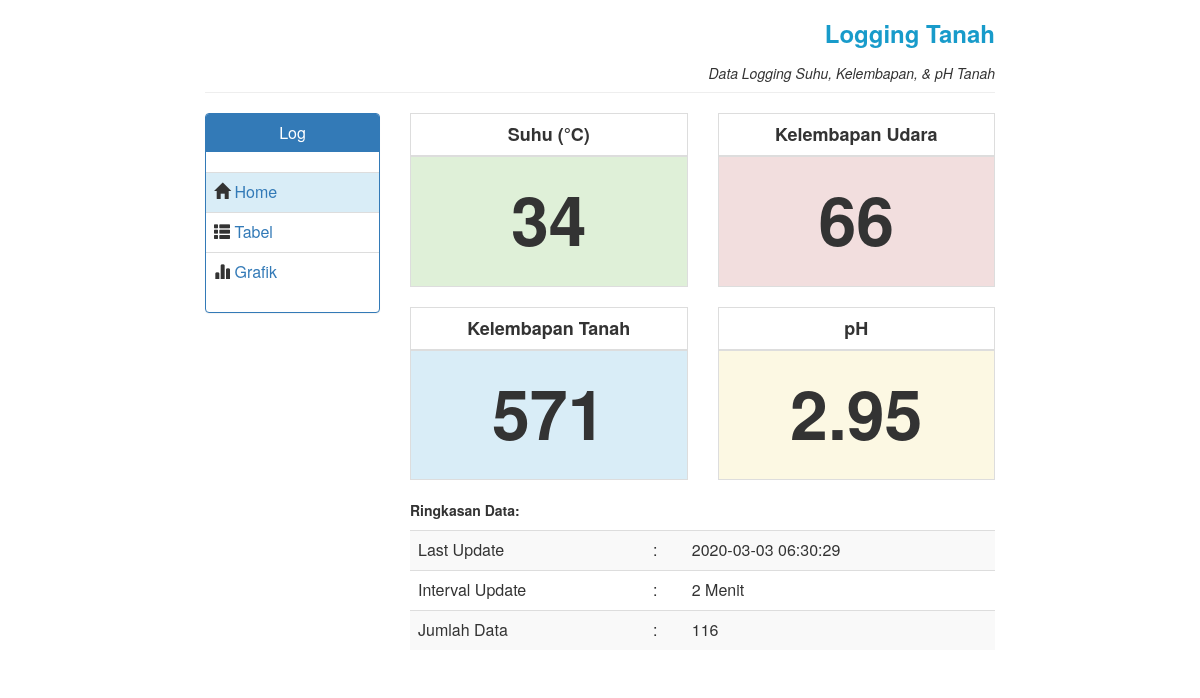
Before: /tanah/index.php with the older database file.
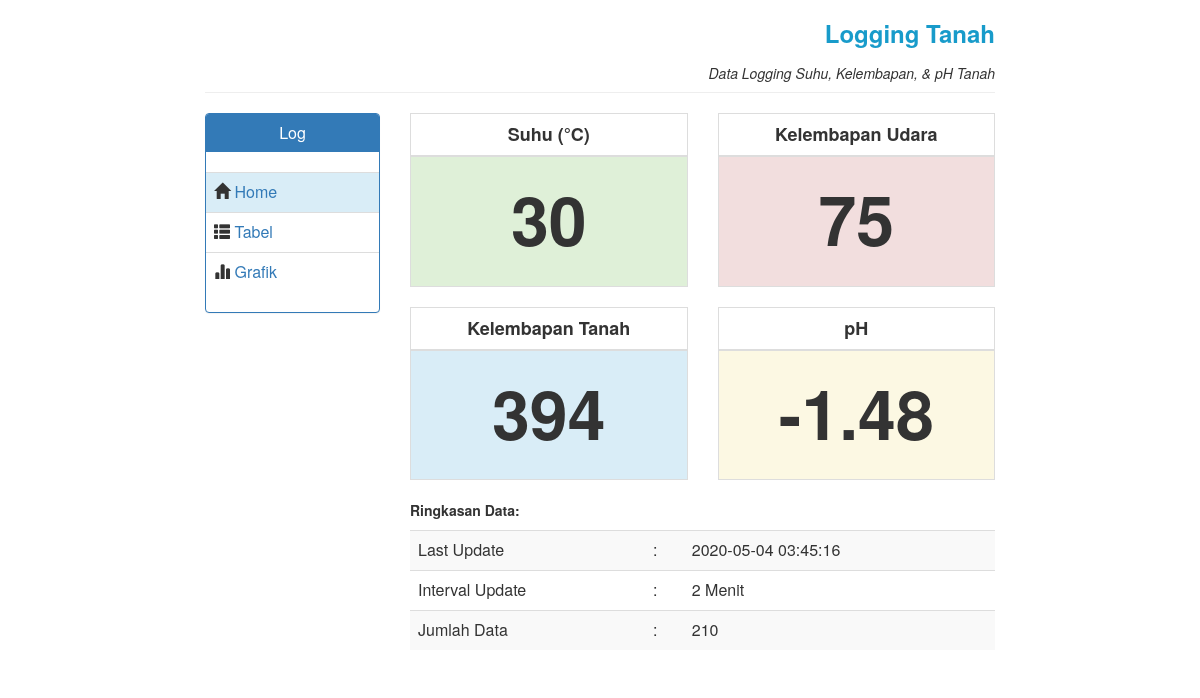
After: the same page with the newer database file.
### tables this page shows
CREATE TABLE `tanah` (
  `id` bigint(20) NOT NULL,
  `suhu` float DEFAULT NULL,
  `kelembapan_tanah` float DEFAULT NULL,
  `kelembapan_udara` float DEFAULT NULL,
  `ph` float DEFAULT NULL,
  `waktu` timestamp NULL DEFAULT CURRENT_TIMESTAMP ON UPDATE CURRENT_TIMESTAMP
);

### lib/tanah.php (called while the page is built, shortened)
<?php
include_once (__DIR__ . "/DB.php");
class Sensor{
    private $table_name='tanah';
    private $db = null;
    function __construct(){
        if ($this->db ==  null){
            $conn = new DB();
            $this->db = $conn->db;
        }
    }
    function getAll(){
        $kueri = "SELECT * FROM ".$this->table_name."";
        $hasil = $this->db->query($kueri) or die ("Error ".$this->db->connect_error);
        $data = array();
        while ($row = $hasil->fetch_assoc()){
            $data[]=$row;
        }
        return array("data"=>$data);
    }
    function getAllFilter(){
        $kueri = "SELECT * FROM ".$this->table_name." ORDER BY waktu DESC LIMIT 1";
        $hasil = $this->db->query($kueri) or die ("Error ".$this->db->connect_error);
        $data = array();
        while ($row = $hasil->fetch_assoc()){
            $data[]=$row;
        }
        return array("data"=>$data);
    }
    function getnData(){
                $kueri = "SELECT COUNT(*) AS jumlah FROM ".$this->table_name."";
                $hasil = $this->db->query($kueri) or die ("Error ".$this->db->connect_error);
                $data = array();
                while ($row = $hasil->fetch_assoc()){
                    $data[]=$row;
                }
                return array("data"=>$data);
    }
}

### lib/DB.php (called while the page is built, shortened)
<?php
class DB {
    private $host  = DB_HOST;
    private $user  = DB_USER;
    private $passwd = DB_PASSWORD;
    private $dbname    = DB_NAME;
    public $db = null;
    function __construct(){
        if ($this->db == null) {
            $conn = new mysqli($this->host,
            $this->user,
            $this->passwd,
            $this->dbname);
            if ($conn->connect_error){
                die ("Gagal melakukan koneksi
                ke MYSQL".$conn->connect_error);
            } else {
                $this->db = $conn;
            }
        }
    }
}

### tanah/index.php (the view, shortened to what this page needs)
<?php
include_once(__DIR__."/../lib/tanah.php");
$sensor = new Sensor();
$getAll=$sensor->getAll();
$getFilter=$sensor->getAllFilter();
$resultFilter = isset($getFilter['data']) ? $getFilter['data'] : [];
$getWaktu=$sensor->getnData();
$resultWaktu = isset($getWaktu['data']) ? $getWaktu['data']: [];
?>
<html>
	<head>
		<link rel="stylesheet" href="./include/css/style.css">
		<link rel="stylesheet" href="./include/css/bootstrap.css">
	</head>
	<body>
	<?php include "master/header.php" ?>
		<br>
			<div class="row">
				<div class="col-md-2 col-md-offset-2">
					<div class="panel panel-primary">
  						<div class="panel-heading">
    					<h3 class="panel-title tengah">Log</h3>
  						</div>
  						<div class="panel-body" style="padding:0px;">
						  <?php include "master/side-menu.php" ?>
  					</div>
				</div>
			</div>
			<?php
				foreach($resultFilter as $result){
					$result['suhu'];
					$result['kelembapan_udara'];
					$result['kelembapan_tanah'];
					$result['ph'];
					$result['waktu'];
				}
			?>
			<div class="col-md-3">
				<table class="table table-bordered">
					<thead>
						<td><center><p class="tebel" style="margin-top:0px; margin-bottom:0px; font-size:18px">Suhu (&degC)</p></center></td>
					</thead>
					<tr class="success">
					<td><center><p class="tebel gede" style="margin-top:5px"><?php echo "$result[suhu]";?></p></center></td>
					</tr>
				</table>
			</div>
			<div class="col-md-3">
				<table class="table table-bordered">
					<thead>
						<td><center><p class="tebel" style="margin-top:0px; margin-bottom:0px; font-size:18px">Kelembapan Udara</p></center></td>
					</thead>
					<tr class="danger">
					<td><center><p class="tebel gede" style="margin-top:5px"><?php echo "$result[kelembapan_udara]";?></p></center></td>
					</tr>
				</table>
			</div>
			<div class="col-md-3">
				<table class="table table-bordered">
					<thead>
						<td><center><p class="tebel" style="margin-top:0px; margin-bottom:0px; font-size:18px">Kelembapan Tanah</p></center></td>
					</thead>
					<tr class="info">
					<td><center><p class="tebel gede" style="margin-top:5px"><?php echo "$result[kelembapan_tanah]";?></p></center></td>
					</tr>
				</table>
			</div>
			<div class="col-md-3">
				<table class="table table-bordered">
					<thead>
						<td><center><p class="tebel" style="margin-top:0px; margin-bottom:0px; font-size:18px">pH</p></center></td>
					</thead>
					<tr class="warning">
					<td><center><p class="tebel gede" style="margin-top:5px"><?php echo "$result[ph]";?></p></center></td>
					</tr>
				</table>
			</div>
		</div>
		<div class="row">
			<div class="col-md-6 col-md-offset-4">
				<p class="tebel">Ringkasan Data:</p>
					<table class="table table-striped table-hover">
						<tr>
							<td>Last Update</td>
							<td>:</td>
							<td><?php echo "$result[waktu]";?></td>
						</tr>
						<tr>
							<td>Interval Update</td>
							<td>:</td>
							<td>2 Menit</td>
						</tr>
						<tr>
							<td>Jumlah Data</td>
							<td>:</td>
							<td>
							<?php echo $resultWaktu[0]['jumlah'];?>
							</td>
						</tr>
					</table>
			</div>
		</div>
	</body>
</html>

### tanah/master/header.php (shortened to what this page needs)
<!DOCTYPE html>
<html lang="en">
<head>
    <link rel="stylesheet" href="../include/css/style.css">
    <link rel="stylesheet" href="../include/css/bootstrap.css">
</head>
<body>
<div class="row">
			<div class="col-md-8 col-md-offset-2">
				<center><h3 style="text-align:right;" class="hijau tebel">Logging Tanah</h3></center>
			</div>
			<div class="col-md-2">
			</div>
		</div>
		<div class="row">
			<div class="col-md-8 col-md-offset-2">
				<center><h5 style="text-align:right;" class="miring">Data Logging Suhu, Kelembapan, & pH Tanah</h5></center>
				<hr style="margin-top: 0px; margin-bottom:0px">
			</div>
			<div class="col-md-2">
			</div>
</div>
</body>
</html>

### tanah/master/side-menu.php (shortened to what this page needs)
<!DOCTYPE html>
<html lang="en">
<head>
    <link rel="stylesheet" href="../include/css/style.css">
    <link rel="stylesheet" href="../include/css/bootstrap.css">
</head>
<body>
		<br>
<table class="table table-stripped table-hover" >
    <tbody>
        <tr class="info">
            <td><span class="glyphicon glyphicon-home"></span><a href="./index.php" style="text-decoration:none;"> Home</a></td>
        </tr>
        <tr>
            <td><span class="glyphicon glyphicon-th-list"></span><a href="./tables.php" style="text-decoration:none;"> Tabel</a></td>
        </tr>
        <tr>
            <td><span class="glyphicon glyphicon-stats"></span><a href="./stats.php" style="text-decoration:none;"> Grafik</td>
        </tr>
</table>
</body>
</html>

### tanah/include/css/style.css (style rules this page uses)
.hijau { color: #189BCA; }
.tebel { font-weight: bold; }
.miring { font-style: italic; }
.gede { font-size: 68px; }
.tengah { text-align: center; }
html, body { height: 100%; }

Changed rows visible on the page:
no longer on this page (row unchanged): tanah: suhu "34", kelembapan_udara "66", kelembapan_tanah "571", ph "2.95", waktu "2020-03-03 06:30:29"
added tanah: suhu "30", kelembapan_udara "75", kelembapan_tanah "394", ph "-1.48", waktu "2020-05-04 03:45:16"
Other visible differences:
$resultWaktu[0]['jumlah']: "116" → "210"
